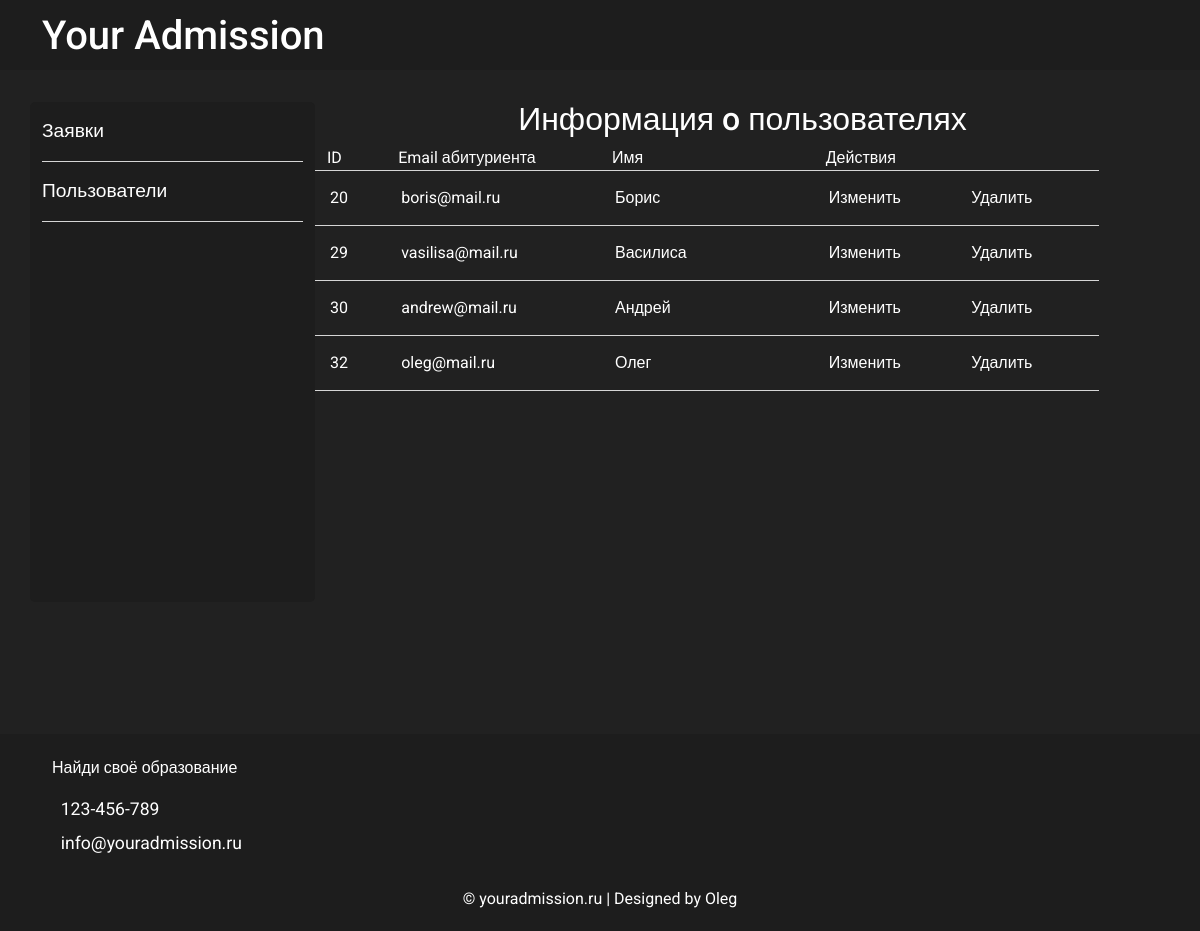
/EnrolleeSite/admin/enrollees/index.php, run on the app's committed database.
### tables this page shows
CREATE TABLE `enrollees` (
  `id` int NOT NULL,
  `admin` tinyint NOT NULL DEFAULT '0',
  `firstName` varchar(20) NOT NULL,
  `email` varchar(50) NOT NULL,
  `password` varchar(200) NOT NULL
);

### EnrolleeSite/app/database/db.php (called while the page is built, shortened)
<?php
require 'connect.php';
function dbCheckError($query){
    $errInfo = $query->errorInfo();
    return true;
}
function selectAll($table, $params = []){
    global $pdo;
    $sql = "SELECT * FROM $table";
    $query = $pdo->prepare($sql);
    $query->execute();
    return $query->fetchall();
}

### EnrolleeSite/app/controllers/enrollees.php (called while the page is built, shortened)
<?php
include SITE_ROOT . "/app/database/db.php";
$enrollees = selectAll('enrollees');

### EnrolleeSite/admin/enrollees/index.php (the view, shortened to what this page needs)
<?php
    include "../../app/controllers/enrollees.php";
?>
<!doctype html>
<html lang="ru">
  <head>
    <link href="https://cdn.jsdelivr.net/npm/bootstrap@5.2.2/dist/css/bootstrap.min.css" rel="stylesheet">
    <link rel="stylesheet" href="../../assets/css/admin.css">
  </head>
  <body>
<?php include("../../app/include/header_admin.php"); ?>
<div class="container">
    <div class="row">
        <?php include "../../app/include/sidebar-admin.php"; ?>
        <div class="applications col-9">
            <div class="row title-table">
                <h2>Информация o пользователях</h2>
                <div class="col-1">ID</div>
                <div class="col-3">Email абитуриента</div>
                <div class="col-3">Имя</div>
                <div class="col-4">Действия</div>
            </div>
            <?php foreach ($enrollees as $key => $enrollee):
                    if ($enrollee['admin'] == 0): ?>
              <div class="row application">
                  <div class="id col-1"><?=$enrollee['id']; ?></div>
                  <div class="enrolleeEmail col-3"><?=$enrollee['email']; ?></div>
                  <div class="applic col-3"><?=$enrollee['firstName']; ?></div>
                  <div class="edit col-2"><a href="edit.php?edit_id=<?=$enrollee['id']; ?>">Изменить</a></div>
                  <div class="del col-2"><a href="index.php?del_id=<?=$enrollee['id']; ?>">Удалить</a></div>
              </div>
            <?php   endif;
                  endforeach; ?>
        </div>
    </div>
</div>
<?php include("../../app/include/footer.php"); ?>
  </body>
</html>

### EnrolleeSite/assets/css/admin.css (style rules this page uses)
* { font-family: 'Roboto', sans-serif; }
html, h1, h2, h3, h4, h5, h6, li { color: #ffffff; }
body { background: #212121; }
.applications { margin-top: 30px; color: #fff; }
.applications h2 { text-align: center; }
.applications .title-table div { border-bottom: 1px solid #d6d6d6; }
.applications .application div { padding: 15px; border-bottom: 1px solid #d6d6d6; }
.applications a { color: #fff; text-decoration: none; }
.applications .application .edit { color:aquamarine; }
.applications .application .del { color: rgb(255, 52, 52); }

### data on the page
enrollees: id "20", email "boris@mail.ru", firstName "Борис"
enrollees: id "29", email "vasilisa@mail.ru", firstName "Василиса"
enrollees: id "30", email "andrew@mail.ru", firstName "Андрей"
enrollees: id "32", email "oleg@mail.ru", firstName "Олег"
